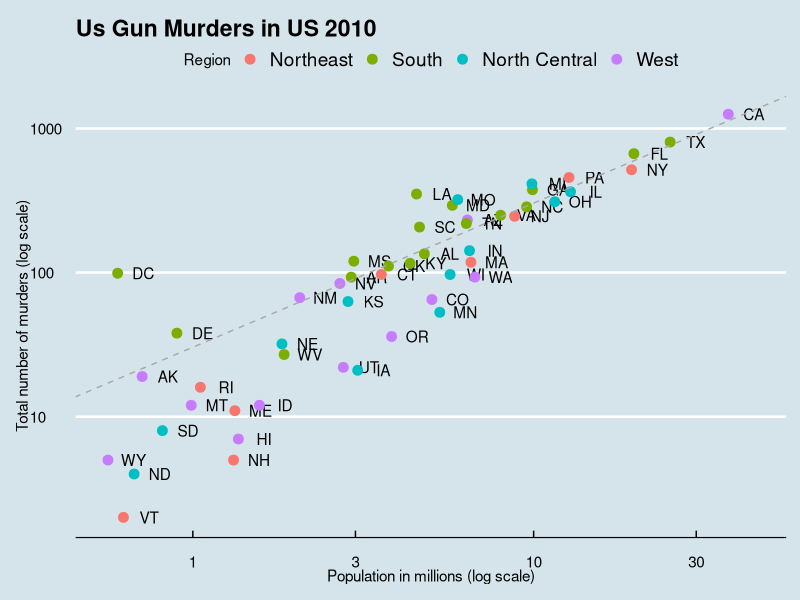

This figure's R source:
library(dslabs)
library(tidyverse)
library(ggplot2)
library(ggthemes)
data(murders)
ds_theme_set()



# p <- ggplot(data = murders)
# p + geom_point(aes(population/10^6,total)) +
#   geom_text(aes(population/10^6, total, label = abb, nudge_x = 3)) + 

# p <- murders %>%
#   ggplot(aes(population/10^6,total,label=abb))
#   geom_point()
# 
# #log base10 scale the x and y axes
# p + geom_point(size = 3) + 
#   geom_text(nudge_x = 0.05) + 
#   scale_x_continuous(trans="log10") +
#   scale_y_continuous(trans="log10")

p <- murders %>% ggplot(aes(population/10^6,total,label=abb))

a <- "take care"
p <- p +  geom_text(nudge_x = 0.075) + 
  scale_x_log10() +
  scale_y_log10() +
  xlab("Population in millions (log scale)") + 
  ylab("Total number of murders (log scale)") + 
  ggtitle("Us Gun Murders in US 2010")  +
  geom_point(aes(col=region), size = 3)  
  
  
r <- murders %>% summarize(rate = sum(total) / sum(population) * 10^6) %>% pull(rate)

p <- p + geom_abline(intercept = log10(r), lty = 2, color = "darkgrey") +
  scale_color_discrete(name = "Region")

p <- p + theme_economist()

print(p)
